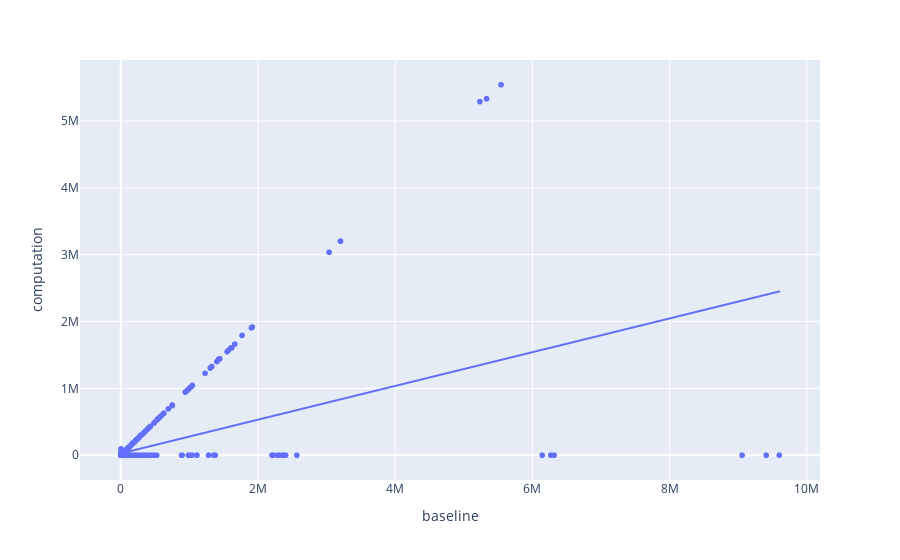

The cell this chart's notebook holds for it:
### Code cell
plot_diagnostic(BE2_models['TCLDi_model'], X, y_true, 'TCLDi', hover_data=['Item'])

### Figure 1 — Plotly figure (JSON) as saved in the notebook; plotly's stock layout.template omitted (floating-point values rounded to 4 significant figures; data arrays with more than 128 entries replaced by an {"elided": "..."} marker saying what was removed)
{"data": [{"customdata": {"elided": "1245x1 str values"}, "hovertemplate": "baseline=%{x}<br>computation=%{y}<br>Item=%{customdata[0]}<extra></extra>", "legendgroup": "", "marker": {"color": "#636efa", "symbol": "circle"}, "mode": "markers", "name": "", "showlegend": false, "type": "scattergl", "x": {"elided": "1245 int values"}, "xaxis": "x", "y": {"elided": "1245 float values"}, "yaxis": "y"}, {"hovertemplate": "<b>OLS trendline</b><br>computation = 0.252476 * baseline + 26745.9<br>R<sup>2</sup>=0.240384<br><br>baseline=%{x}<br>computation=%{y} <b>(trend)</b><extra></extra>", "legendgroup": "", "marker": {"color": "#636efa", "symbol": "circle"}, "mode": "lines", "name": "", "showlegend": false, "type": "scattergl", "x": {"elided": "1245 int values"}, "xaxis": "x", "y": {"elided": "1245 float values"}, "yaxis": "y"}], "layout": {"legend": {"tracegroupgap": 0}, "margin": {"t": 60}, "xaxis": {"anchor": "y", "domain": [0, 1], "title": {"text": "baseline"}}, "yaxis": {"anchor": "x", "domain": [0, 1], "title": {"text": "computation"}}}}
